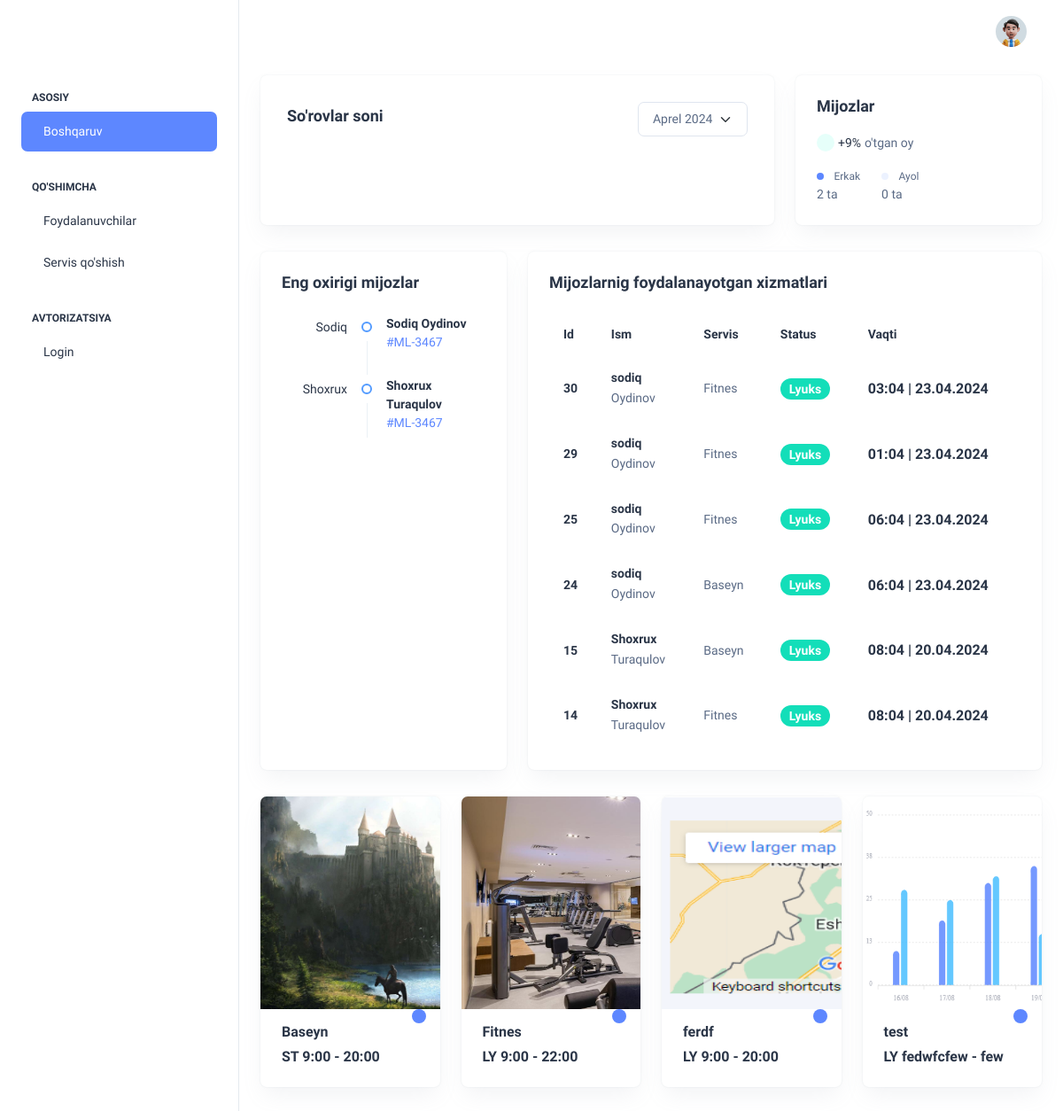
The page / on the database its author committed.
### api/models.py (models this page shows, shortened)
class Profile(models.Model):
    class GenderChoice(models.TextChoices):
        Erkak = "ER", "Erkak"
        Ayol = "AY", "Ayol"
    class UserStatusChoice(models.TextChoices):
        Standard = "ST", "Standard"
        Lyuks = "LY", "Lyuks"
    who = models.OneToOneField(User, on_delete=models.CASCADE)
    gender = models.CharField(max_length=2, choices=GenderChoice.choices)
    status = models.CharField(max_length=2, choices=UserStatusChoice.choices, default=UserStatusChoice.Standard)
    arrival_date = models.DateField()
    time_to_leave = models.DateField()
    tel_number = models.CharField(max_length=20)
    def __str__(self):
        return self.who.username

class UsedServices(models.Model):
    who_used = models.ForeignKey(Profile, on_delete=models.CASCADE)
    which_services = models.ForeignKey(Services, on_delete=models.CASCADE)
    when = models.DateTimeField(auto_now_add=True)

class Services(models.Model):
    class whoHasThisChoice(models.TextChoices):
        Standard = "ST", "Standard"
        Lyuks = "LY", "Lyuks"
    title = models.CharField(max_length=50, unique=True)
    open = models.CharField(max_length=10)
    close = models.CharField(max_length=10)
    location = models.CharField(max_length=50)
    who_has_this = models.CharField(max_length=2, choices=whoHasThisChoice.choices,
                                    default=whoHasThisChoice.Standard)  # kimlar ushbu xizmatdan foydalana olishadi
    category = models.ForeignKey(Category, on_delete=models.CASCADE)
    tel_number = models.CharField(max_length=20)
    info = models.TextField(max_length=200)
    image = models.ImageField(upload_to='image/')
    more_images = models.ManyToManyField('MultipleServiceImages', blank=True)
    qr_code = models.ImageField(upload_to='qr_code/', blank=True)
    def __str__(self):
        return self.title

### dashboard/views.py (the view)
# urls.py: path('', include('dashboard.urls'))
def dashboard(request):
    services = Services.objects.all()[:10]
    overall_users = Profile.objects.all().count()
    male = Profile.objects.filter(gender="ER").count()
    used_services = UsedServices.objects.all()[:6][::-1]
    context = {
        'services': services,
        'male': male,
        'overall_users': overall_users,
        'female': overall_users-male,
        'users': Profile.objects.all()[:5],
        'used_services': used_services
    }
    return render(request, 'index.html', context)

### templates/index.html (shortened to what this page needs)
{% extends 'base.html' %}
{% block content %}
      <div class="container-fluid">
        <div class="row">
          <div class="col-lg-8 d-flex align-items-strech">
            <div class="card w-100">
              <div class="card-body">
                <div class="d-sm-flex d-block align-items-center justify-content-between mb-9">
                  <div class="mb-3 mb-sm-0">
                    <h5 class="card-title fw-semibold">So'rovlar soni</h5>
                  </div>
                  <div>
                    <select class="form-select">
                      <option value="4">Aprel 2024</option>
                    </select>
                  </div>
                </div>
              </div>
            </div>
          </div>
          <div class="col-lg-4">
            <div class="row">
              <div class="col-lg-12">
                <div class="card overflow-hidden">
                  <div class="card-body p-4">
                    <h5 class="card-title mb-9 fw-semibold">Mijozlar</h5>
                    <div class="row align-items-center">
                      <div class="col-8">
                        <div class="d-flex align-items-center mb-3">
                          <span
                            class="me-1 rounded-circle bg-light-success round-20 d-flex align-items-center justify-content-center">
                          </span>
                          <p class="text-dark me-1 fs-3 mb-0">+9%</p>
                          <p class="fs-3 mb-0">o'tgan oy</p>
                        </div>
                        <div class="d-flex align-items-center">
                          <div class="me-4">
                            <span class="round-8 bg-primary rounded-circle me-2 d-inline-block"></span>
                            <span class="fs-2">Erkak</span><br>
                            <span>{{ male }} ta</span>
                          </div>
                          <div>
                            <span class="round-8 bg-light-primary rounded-circle me-2 d-inline-block"></span>
                            <span class="fs-2">Ayol</span><br>
                            <span>{{ female }} ta</span>
                          </div>
                        </div>
                      </div>
                    </div>
                  </div>
                </div>
              </div>
            </div>
          </div>
        </div>
        <div class="row">
          <div class="col-lg-4 d-flex align-items-stretch">
            <div class="card w-100">
              <div class="card-body p-4">
                <div class="mb-4">
                  <h5 class="card-title fw-semibold">Eng oxirigi mijozlar</h5>
                </div>
                <ul class="timeline-widget mb-0 position-relative mb-n5">
                  {% for user_detail in users %}
                  <li class="timeline-item d-flex position-relative overflow-hidden">
                    <div class="timeline-time text-dark flex-shrink-0 text-end">{{ user_detail.who.username.title }}</div>
                    <div class="timeline-badge-wrap d-flex flex-column align-items-center">
                      <span class="timeline-badge border-2 border border-info flex-shrink-0 my-8"></span>
                    </div>
                    <div class="timeline-desc fs-3 text-dark mt-n1 fw-semibold">{{ user_detail.who.first_name.title }} {{ user_detail.who.last_name }}<a
                        href="javascript:void(0)" class="text-primary d-block fw-normal">#ML-3467</a>
                    </div>
                  </li>
                  {% endfor %}
                </ul>
              </div>
            </div>
          </div>
          <div class="col-lg-8 d-flex align-items-stretch">
            <div class="card w-100">
              <div class="card-body p-4">
                <h5 class="card-title fw-semibold mb-4">Mijozlarnig foydalanayotgan xizmatlari</h5>
                <div class="table-responsive">
                  <table class="table text-nowrap mb-0 align-middle">
                    <thead class="text-dark fs-4">
                      <tr>
                        <th class="border-bottom-0">
                          <h6 class="fw-semibold mb-0">Id</h6>
                        </th>
                        <th class="border-bottom-0">
                          <h6 class="fw-semibold mb-0">Ism</h6>
                        </th>
                        <th class="border-bottom-0">
                          <h6 class="fw-semibold mb-0">Servis</h6>
                        </th>
                        <th class="border-bottom-0">
                          <h6 class="fw-semibold mb-0">Status</h6>
                        </th>
                        <th class="border-bottom-0">
                          <h6 class="fw-semibold mb-0">Vaqti</h6>
                        </th>
                      </tr>
                    </thead>
                    <tbody>
                      {% for us in used_services %}
                        <tr>
                          <td class="border-bottom-0"><h6 class="fw-semibold mb-0">{{ us.id }}</h6></td>
                          <td class="border-bottom-0">
                              <h6 class="fw-semibold mb-1">{{ us.who_used }}</h6>
                              <span class="fw-normal">{{ us.who_used.who.last_name }}</span>
                          </td>
                          <td class="border-bottom-0">
                            <p class="mb-0 fw-normal">{{ us.which_services }}</p>
                          </td>
                          <td class="border-bottom-0">
                            <div class="d-flex align-items-center gap-2">
                              {% if us.who_used.status == 'LY' %}
                                  <span class="badge bg-success rounded-3 fw-semibold">Lyuks</span>
                              {% else %}
                                  <span class="badge bg-primary rounded-3 fw-semibold">Standart</span>
                              {% endif %}
                            </div>
                          </td>
                          <td class="border-bottom-0">
                            <h6 class="fw-semibold mb-0 fs-4">{{ us.when|date:"h:m | d.m.Y" }}</h6>
                          </td>
                        </tr>
                      {% endfor %}
                    </tbody>
                  </table>
                </div>
              </div>
            </div>
          </div>
        </div>
        <div class="row">
          {% for i in services %}
            <div class="col-sm-6 col-xl-3">
              <div class="card overflow-hidden rounded-2">
                <div class="position-relative">
                  <a href="javascript:void(0)"><img src="{{ i.image.url }}" style="width: 28rem; height: 15rem;" class="card-img-top rounded-0" alt="..."></a>
                  <a href="javascript:void(0)" class="bg-primary rounded-circle p-2 text-white d-inline-flex position-absolute bottom-0 end-0 mb-n3 me-3" data-bs-toggle="tooltip" data-bs-placement="top" data-bs-title="Add To Cart"></a>                      </div>
                <div class="card-body pt-3 p-4">
                  <h6 class="fw-semibold fs-4">{{i.title}}</h6>
                  <div class="d-flex align-items-center justify-content-between">
                    <h6 class="fw-semibold fs-4 mb-0">{{i.who_has_this}} <span>{{ i.open }} - {{ i.close }}</span></h6>
                    <ul class="list-unstyled d-flex align-items-center mb-0">
                      <li><a class="me-1" href="javascript:void(0)"></a></li>
                      <li><a class="me-1" href="javascript:void(0)"></a></li>
                      <li><a class="me-1" href="javascript:void(0)"></a></li>
                      <li><a class="me-1" href="javascript:void(0)"></a></li>
                    </ul>
                  </div>
                </div>
              </div>
            </div>
          {% endfor %}
        </div>
      </div>
{% endblock content %}

### rows shown on the page
Profile: who.username "Sodiq", who.first_name "Sodiq", who.last_name "Oydinov"
Profile: who.username "Shoxrux", who.first_name "Shoxrux", who.last_name "Turaqulov"
UsedServices: id "30", who_used "sodiq", who_used.who.last_name "Oydinov", which_services "Fitnes", shows "Lyuks", when|d "03:04 | 23.04.2024"
UsedServices: id "29", who_used "sodiq", who_used.who.last_name "Oydinov", which_services "Fitnes", shows "Lyuks", when|d "01:04 | 23.04.2024"
UsedServices: id "25", who_used "sodiq", who_used.who.last_name "Oydinov", which_services "Fitnes", shows "Lyuks", when|d "06:04 | 23.04.2024"
UsedServices: id "24", who_used "sodiq", who_used.who.last_name "Oydinov", which_services "Baseyn", shows "Lyuks", when|d "06:04 | 23.04.2024"
UsedServices: id "15", who_used "Shoxrux", who_used.who.last_name "Turaqulov", which_services "Baseyn", shows "Lyuks", when|d "08:04 | 20.04.2024"
UsedServices: id "14", who_used "Shoxrux", who_used.who.last_name "Turaqulov", which_services "Fitnes", shows "Lyuks", when|d "08:04 | 20.04.2024"
Services: image (picture), title "Baseyn", who_has_this "ST", open "9:00", close "20:00"
Services: image (picture), title "Fitnes", who_has_this "LY", open "9:00", close "22:00"
Services: image (picture), title "ferdf", who_has_this "LY", open "9:00", close "20:00"
Services: image (picture), title "test", who_has_this "LY", open "fedwfcfew", close "few"

### other values the page prints
{{ male }} "2"
{{ female }} "0"
